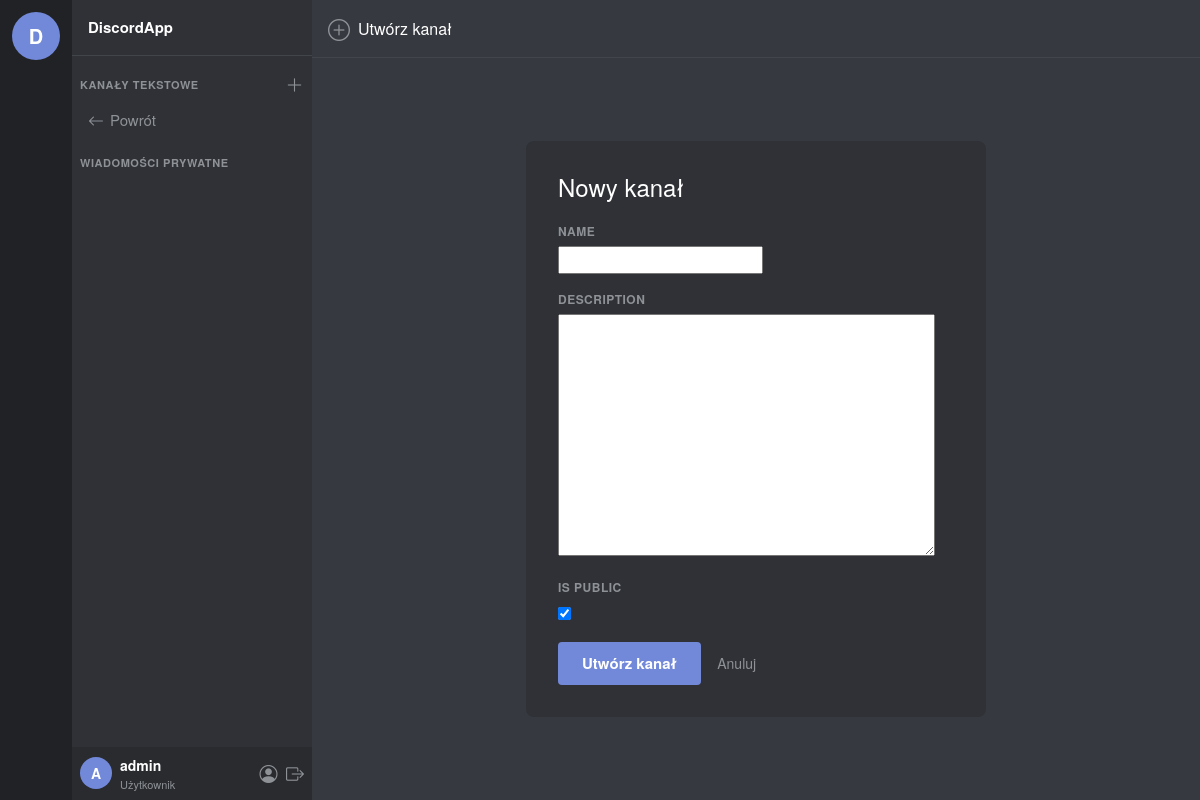
The page /channels/create/ (signed in) on the database its author committed.
### chat/models.py (models this page shows, shortened)
class CustomUser(AbstractUser):
    ROLE_CHOICES = [
        ('admin', 'Administrator'),
        ('moderator', 'Moderator'),
        ('user', 'Użytkownik'),
    ]
    STATUS_CHOICES = [
        ('online', 'Online'),
        ('offline', 'Offline'),
    ]
    role = models.CharField(max_length=20, choices=ROLE_CHOICES, default='user')
    avatar = models.ImageField(upload_to='avatars/', blank=True, null=True)
    bio = models.TextField(blank=True, default='')
    is_blocked = models.BooleanField(default=False)
    status = models.CharField(max_length=10, choices=STATUS_CHOICES, default='offline')
    def is_admin(self):
        return self.role == 'admin'

### chat/views.py (the view)
# urls.py: path('channels/create/', views.channel_create, name='channel_create'),
@login_required
def channel_create(request):
    if request.method == 'POST':
        form = ChannelForm(request.POST)
        if form.is_valid():
            channel = form.save(commit=False)
            channel.created_by = request.user
            channel.save()
            channel.members.add(request.user)
            return redirect('channel_detail', pk=channel.pk)
    else:
        form = ChannelForm()
    return render(request, 'chat/channel_form.html', {'form': form})

### chat/forms.py
class ChannelForm(forms.ModelForm):
    class Meta:
        model = Channel
        fields = ['name', 'description', 'is_public']

### chat/templates/chat/channel_form.html (shortened to what this page needs)
{% extends "chat/base.html" %}
{% block sidebar_channels %}
  <a class="channel-item" href="{% url 'channel_list' %}"><i class="bi bi-arrow-left"></i> Powrót</a>
{% endblock %}
{% block content %}
  <div class="channel-header">
    <i class="bi bi-plus-circle" style="color:var(--text-muted);font-size:22px;"></i>
    <h5>Utwórz kanał</h5>
  </div>
  <div class="messages-area" style="justify-content:center;align-items:center;">
    <div style="background:var(--bg-sidebar);border-radius:8px;padding:32px;width:100%;max-width:460px;">
      <h4 style="color:#fff;margin-bottom:20px;">Nowy kanał</h4>
      <form method="post">
        {% for field in form %}
          <div style="margin-bottom:16px;">
            <label style="color:#8e9297;font-size:12px;font-weight:700;text-transform:uppercase;letter-spacing:.04em;display:block;margin-bottom:6px;">{{ field.label }}</label>
            {{ field }}
          </div>
        {% endfor %}
        <button type="submit" style="background:var(--accent);color:#fff;border:none;padding:10px 24px;border-radius:4px;font-size:15px;cursor:pointer;font-weight:600;">
          Utwórz kanał
        </button>
        <a href="{% url 'channel_list' %}" style="margin-left:12px;color:var(--text-muted);text-decoration:none;font-size:14px;">Anuluj</a>
      </form>
    </div>
  </div>
{% endblock %}

### chat/templates/chat/base.html (shortened to what this page needs)
<!DOCTYPE html>
<html lang="pl">
<head>
  <link href="https://cdn.jsdelivr.net/npm/bootstrap@5.3.3/dist/css/bootstrap.min.css" rel="stylesheet"/>
  <link href="https://cdn.jsdelivr.net/npm/bootstrap-icons@1.11.3/font/bootstrap-icons.css" rel="stylesheet"/>
</head>
<body>
<div class="server-list">
  <a class="server-icon" href="{% url 'channel_list' %}" title="Strona główna">D</a>
</div>
<div class="channel-sidebar" id="channelSidebar">
  <div class="sidebar-header">DiscordApp</div>
  <div class="sidebar-section">
    Kanały tekstowe
    {% if user.is_authenticated %}
      <a href="{% url 'channel_create' %}" title="Utwórz kanał"><i class="bi bi-plus-lg"></i></a>
    {% endif %}
  </div>
  {% block sidebar_channels %}{% endblock %}
  {% if user.is_authenticated %}
    <div class="sidebar-section">Wiadomości prywatne</div>
  {% endif %}
  {% if user.is_authenticated %}
    <div class="user-area">
      <div class="user-avatar">
        {% if user.avatar %}
          <img src="{{ user.avatar.url }}" alt="{{ user.username }}"/>
        {% else %}
          {{ user.username|first|upper }}
        {% endif %}
      </div>
      <div class="user-info">
        <div class="user-name">{{ user.username }}</div>
        <div class="user-status">{{ user.get_role_display }}</div>
      </div>
      <div class="user-actions">
        <a href="{% url 'profile' %}" title="Profil"><i class="bi bi-person-circle"></i></a>
        <a href="{% url 'logout' %}" title="Wyloguj"><i class="bi bi-box-arrow-right"></i></a>
      </div>
    </div>
  {% endif %}
</div>
<div class="main-content">
  {% block content %}{% endblock %}
</div>
</body>
</html>

### chat/templates/chat/base.html (style rules this page uses)
:root { --bg-main: #36393f; --bg-sidebar: #2f3136; --bg-dark: #202225; --bg-input: #40444b; --text-main: #dcddde; --text-muted: #8e9297; --text-header: #ffffff; --accent: #7289da; --accent-hover: #677bc4; --online: #43b581; --danger: #f04747; --border: #42454a; }
* { box-sizing: border-box; margin: 0; padding: 0; }
body { background: var(--bg-main); color: var(--text-main); font-family: 'Whitney','Helvetica Neue',Helvetica,Arial,sans-serif; height: 100vh; display: flex; overflow: hidden; }
.server-list { width: 72px; background: var(--bg-dark); display: flex; flex-direction: column; align-items: center; padding: 12px 0; gap: 8px; flex-shrink: 0; }
.server-icon { width: 48px; height: 48px; border-radius: 50%; background: var(--accent); display: flex; align-items: center; justify-content: center; font-weight: 700; font-size: 20px; color: #fff; cursor: pointer; text-decoration: none; transition: border-radius .2s; }
.channel-sidebar { width: 240px; background: var(--bg-sidebar); display: flex; flex-direction: column; flex-shrink: 0; }
.sidebar-header { padding: 16px; font-weight: 700; font-size: 15px; color: var(--text-header); border-bottom: 1px solid var(--border); }
.sidebar-section { padding: 16px 8px 4px; font-size: 11px; font-weight: 700; color: var(--text-muted); text-transform: uppercase; letter-spacing: .05em; display: flex; align-items: center; justify-content: space-between; }
.sidebar-section a { color: var(--text-muted); text-decoration: none; font-size: 18px; }
.channel-item { display: flex; align-items: center; gap: 6px; padding: 5px 8px; border-radius: 4px; margin: 1px 8px; color: var(--text-muted); text-decoration: none; font-size: 15px; cursor: pointer; }
.channel-item .bi { font-size: 16px; }
.user-area { margin-top: auto; padding: 8px; background: #292b2f; display: flex; align-items: center; gap: 8px; }
.user-avatar { width: 32px; height: 32px; border-radius: 50%; object-fit: cover; background: var(--accent); display: flex; align-items: center; justify-content: center; font-weight: 700; font-size: 14px; color: #fff; flex-shrink: 0; }
.user-info { flex: 1; min-width: 0; }
.user-name { font-size: 14px; font-weight: 600; color: var(--text-header); white-space: nowrap; overflow: hidden; text-overflow: ellipsis; }
.user-status { font-size: 11px; color: var(--text-muted); }
.user-actions a { color: var(--text-muted); font-size: 18px; margin-left: 4px; text-decoration: none; }
.main-content { flex: 1; display: flex; flex-direction: column; min-width: 0; }
.channel-header { padding: 12px 16px; border-bottom: 1px solid var(--border); display: flex; align-items: center; gap: 8px; background: var(--bg-main); }
.channel-header h5 { color: var(--text-header); margin: 0; font-size: 16px; }
.messages-area { flex: 1; overflow-y: auto; padding: 16px; display: flex; flex-direction: column; gap: 4px; }

### rows shown on the page
CustomUser: username|first "A", username "admin", role "Użytkownik"

### other values the page prints
{{ field.label }} "NAME" "DESCRIPTION" "IS PUBLIC"
